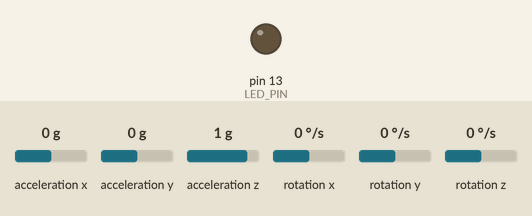
Recording of a sketch running on a simulated Arduino Uno, built with avr-gcc and run on an emulated ATmega328P. Shown: output pins drawn as LEDs (lit = HIGH). Dashed ring = blinking. The inputs (shaded band) are chosen by the test bench; at power-on: acceleration x 0 g, acceleration y 0 g, acceleration z 1 g, rotation z 0 °/s, rotation x 0 °/s, rotation y 0 °/s. What the sketch prints to the serial monitor is not drawn.

Above: at 0.1 s.
At 1.7 s:
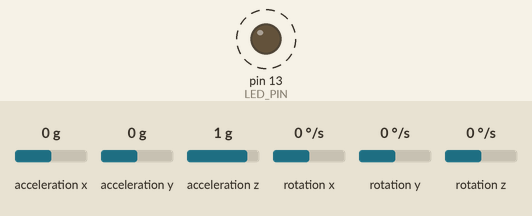
1.8 s: acceleration x set to -1.4 g
4.8 s: acceleration y set to -1.4 g
7.8 s: acceleration z set to -1.4 g
10.8 s: rotation z set to -192 °/s
Timing chart, 0 to 14.8 s (numbered marks = the images above; inputs shaded):
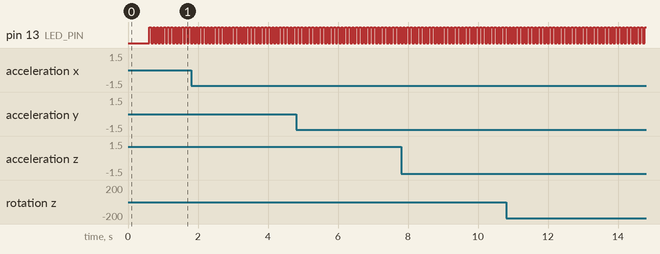

The sketch:

MPU6050_Only.ino
```cpp
// 3/15/2024 by Sage Santomenna
// this program reads values from an attached MPU6050 and outputs them over serial using a version of the MIN protocol

// Based on the I2Cdev library and previous work by Jeff Rowberg <jeff@rowberg.net> https://github.com/jrowberg/i2cdevlib
#include "I2Cdev.h"
#include "MPU6050_6Axis_MotionApps20.h"
// Added crc32 checksum implementation by Christopher Baker (https://github.com/bakercp/CRC32)
#include <CRC32.h>

//these repositories are licensed under the MIT license, also included in /licenses/
/* ============================================
MIT license
Copyright (c) 2012 Jeff Rowberg
Copyright (c) 2017 Christopher Baker https://christopherbaker.net

Permission is hereby granted, free of charge, to any person obtaining a copy
of this software and associated documentation files (the "Software"), to deal
in the Software without restriction, including without limitation the rights
to use, copy, modify, merge, publish, distribute, sublicense, and/or sell
copies of the Software, and to permit persons to whom the Software is
furnished to do so, subject to the following conditions:

The above copyright notice and this permission notice shall be included in
all copies or substantial portions of the Software.

THE SOFTWARE IS PROVIDED "AS IS", WITHOUT WARRANTY OF ANY KIND, EXPRESS OR
IMPLIED, INCLUDING BUT NOT LIMITED TO THE WARRANTIES OF MERCHANTABILITY,
FITNESS FOR A PARTICULAR PURPOSE AND NONINFRINGEMENT. IN NO EVENT SHALL THE
AUTHORS OR COPYRIGHT HOLDERS BE LIABLE FOR ANY CLAIM, DAMAGES OR OTHER
LIABILITY, WHETHER IN AN ACTION OF CONTRACT, TORT OR OTHERWISE, ARISING FROM,
OUT OF OR IN CONNECTION WITH THE SOFTWARE OR THE USE OR OTHER DEALINGS IN
THE SOFTWARE.
===============================================
*/

#include <SPI.h>

#if I2CDEV_IMPLEMENTATION == I2CDEV_ARDUINO_WIRE
#include "Wire.h"
#endif

MPU6050 mpu;

// quaternion components in a [w, x, y, z] format (not best for parsing
// on a remote host such as Processing or something though)

#define LED_PIN LED_BUILTIN
bool blinkState = false;
int blinkTimer = 0;

// MPU control/status vars
bool dmpReady = false;   // set true if DMP init was successful
uint8_t mpuIntStatus;    // holds actual interrupt status byte from MPU
uint8_t devStatus;       // return status after each device operation (0 = success, !0 = error)
uint16_t packetSize;     // expected DMP packet size (default is 42 bytes)
uint16_t fifoCount;      // count of all bytes currently in FIFO
uint8_t fifoBuffer[64];  // FIFO storage buffer

Quaternion q;         // [w, x, y, z]         quaternion container

void readFifoBuffer_() {
  mpu.resetFIFO();
  fifoCount = mpu.getFIFOCount();
  while (fifoCount < packetSize) fifoCount = mpu.getFIFOCount();
  mpu.getFIFOBytes(fifoBuffer, packetSize);
}

// Sage's awesome MIN implementation
// 0x01 and 0x7F are reserved characters
// instead of doing 0x55 as an exit character, we'll use 0x7F. we won't do byte stuffing
// | 0x01 | 0x01 | 0x01 | ID | len |     Content    | C1 | C2 | C3 | C4 | 0x7F |
// |      Start (3)     | 1  |  1  |  (len : 0-255) |     Checksum (4)  |  End |
// checksum algorithm is CRC32 (ISO HDLC)

void minify(int id, String msg, uint8_t* buffer, size_t buf_size) {
  int START_CHAR = 0x01;
  int END_CHAR = 0x7F;
  buffer[0] = START_CHAR;
  buffer[1] = START_CHAR;
  buffer[2] = START_CHAR;
  buffer[3] = id;
  buffer[4] = msg.length();
  msg.getBytes(buffer + 5, buf_size - 5);
  int j = 5 + msg.length();
  uint32_t checksum = CRC32::calculate(buffer, j);
  buffer[j++] = (checksum >> 24) & 0xFF;
  buffer[j++] = (checksum >> 16) & 0xFF;
  buffer[j++] = (checksum >> 8) & 0xFF;
  buffer[j++] = checksum & 0xFF;
  buffer[j++] = END_CHAR;
}

void setup() {
#if I2CDEV_IMPLEMENTATION == I2CDEV_ARDUINO_WIRE
  Wire.begin();
  Wire.setClock(400000);  // 400kHz I2C clock. Comment this line if having compilation difficulties
#elif I2CDEV_IMPLEMENTATION == I2CDEV_BUILTIN_FASTWIRE
  Fastwire::setup(400, true);
#endif
  Serial.begin(57600);

  Serial.println(F("Initializing I2C devices..."));
  mpu.initialize();

  // verify connection
  Serial.println(F("Testing device connections..."));
  Serial.println(mpu.testConnection() ? F("MPU6050 connection successful") : F("MPU6050 connection failed"));

  // load and configure the DMP
  Serial.println(F("Initializing DMP..."));
  devStatus = mpu.dmpInitialize();

  // supply your own offsets here
  // can be obtained from MPU6050 calibration by programs like https://github.com/Protonerd/DIYino/blob/master/MPU6050_calibration.ino
  mpu.setXGyroOffset(117);
  mpu.setYGyroOffset(53);
  mpu.setZGyroOffset(19);
  mpu.setZAccelOffset(1788);

  // make sure it worked (returns 0 if so)
  if (devStatus == 0) {
    // Calibration Time: generate offsets and calibrate our MPU6050
    mpu.CalibrateAccel(15);
    mpu.CalibrateGyro(15);
    mpu.PrintActiveOffsets();
    // turn on the DMP, now that it's ready
    Serial.println(F("Enabling DMP..."));
    mpu.setDMPEnabled(true);

    Serial.println(F("DMP ready! Waiting for first interrupt..."));
    dmpReady = true;

    // get expected DMP packet size for later comparison
    packetSize = mpu.dmpGetFIFOPacketSize();
  } else {
    // ERROR!
    // 1 = initial memory load failed
    // 2 = DMP configuration updates failed
    // (if it's going to break, usually the code will be 1)
    Serial.print(F("DMP Initialization failed (code "));
    Serial.print(devStatus);
    Serial.println(F(")"));
  }

  // configure LED for output
  pinMode(LED_PIN, OUTPUT);
}

void min_write(String msg) {
  int buf_size = msg.length() + 10;
  uint8_t buffer[buf_size];
  minify(0, msg, buffer, buf_size);
  Serial.write(buffer, buf_size);
  Serial.println();
}

void loop() {

  // if programming failed, don't try to do anything
  if (!dmpReady) return;

  // blink LED to indicate activity
  if (blinkTimer / 5) {
    blinkTimer = 0;
    digitalWrite(LED_PIN, blinkState);
    blinkState = !blinkState;
  }
  blinkTimer++;

  readFifoBuffer_();

  String msg = "";

  // display quaternion values in easy matrix form: w x y z
  mpu.dmpGetQuaternion(&q, fifoBuffer);
  msg = String(q.w) + " " + String(q.x) + " " + String(q.y) + " " + String(q.z);

  min_write(msg);
}
```

Measured:
- by itself, pin 13 (LED_PIN): alternates HIGH for 0.05 s and LOW for 0.05 s
